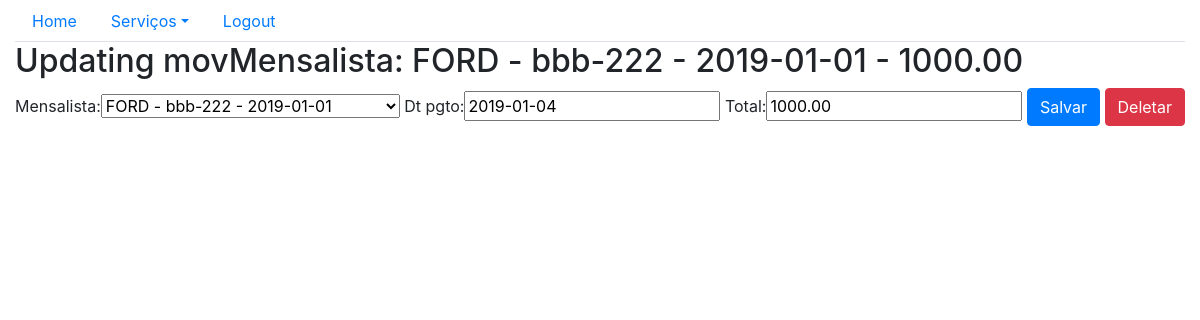
/sistema/mov_mensalistas-update/2, run on the app's committed database.
### core/models.py (models this page shows, shortened)
class MovMensalista(models.Model):
    mensalista = models.ForeignKey(Mensalista, on_delete = models.CASCADE)
    dt_pgto = models.DateField()
    total = models.DecimalField(max_digits=6, decimal_places=2)
    def __str__(self):
        return str(self.mensalista) + ' - ' + str(self.total)

class Mensalista(models.Model):
    veiculo = models.ForeignKey(Veiculo, on_delete=models.CASCADE)
    inicio = models.DateField()
    valor_mes = models.DecimalField(max_digits=6,decimal_places=2)
    def __str__(self):
        return str (self.veiculo) + ' - ' + str(self.inicio)

class Veiculo(models.Model):
    marca = models.ForeignKey(Marca,  on_delete = models.CASCADE)
    proprietario = models.ForeignKey(Pessoa,  on_delete = models.CASCADE)
    placa = models.CharField(max_length=7)
    cor = models.CharField(max_length=15)
    observacoes = models.TextField()
    def __str__(self):
        return self.marca.nome + ' - ' + self.placa

class Marca(models.Model):
    nome = models.CharField(max_length=50)

### core/views.py (the view)
# urls.py: path('mov_mensalistas-update/<int:id>', movMensalistas_update, name='core_movMensalistas_update'),
def movMensalistas_update(request, id):
    data = {} #cria um dicionário
    movMensalista = MovMensalista.objects.get(id = id) #busca o veiculo que se deseja atualizar no banco, através do ID
    form = movMensalistasForm(request.POST or None, instance=movMensalista) #instancia um formulario, passando a "pessoa" que foi resgatada do banco para que seja preenchido
    data['movMensalista'] = movMensalista #insere "pessoa no dicionário"
    data['form'] = form #insere o "form" no dicionário
    if request.method == 'POST':
        if form.is_valid():
            form.save()
            return redirect('core_movMensalistas_lista')
    else:
        return render(request, 'core/movMensalistas_update.html', data)

### core/form.py
class movMensalistasForm(ModelForm):
    class Meta:
        model = MovMensalista
        fields = '__all__'

### core/templates/core/movMensalistas_update.html (shortened to what this page needs)
{% extends 'base.html' %}
{% load bootstrap %}
{%block menu%}
    <ul class="nav nav-tabs">
        <li class="nav-item">
            <a class="nav-link" href="{% url 'core_home' %}">Home</a>
        </li>
        <li class="nav-item dropdown">
            <a class="nav-link dropdown-toggle" data-toggle="dropdown" href="#" role="button" aria-haspopup="true" aria-expanded="false">Serviços</a>
        </li>
        <li class="nav-item">
            <a class="nav-link" href="">Logout</a>
        </li>
    </ul>
{%endblock%}
{% block main %}
<div class="row">
        <div class="col">
                <h2>Updating movMensalista: {{movMensalista}}</h2>
                <form action="{% url 'core_movMensalistas_update' movMensalista.id %}" method="POST">
                        {{form|bootstrap}}
                        <button type="submit" class="btn btn-primary">Salvar</button>
                        <a href="{%url 'core_movMensalistas_delete' movMensalista.id %}" class="btn btn-danger" method="GET">Deletar</a>
                </form>
        </div>
</div>
{% endblock %}

### data on the page
MovMensalista: mensalista+total "FORD - bbb-222 - 2019-01-01 - 1000.00", mensalista "FORD - bbb-222 - 2019-01-01", dt_pgto "2019-01-04", total "1000.00"
